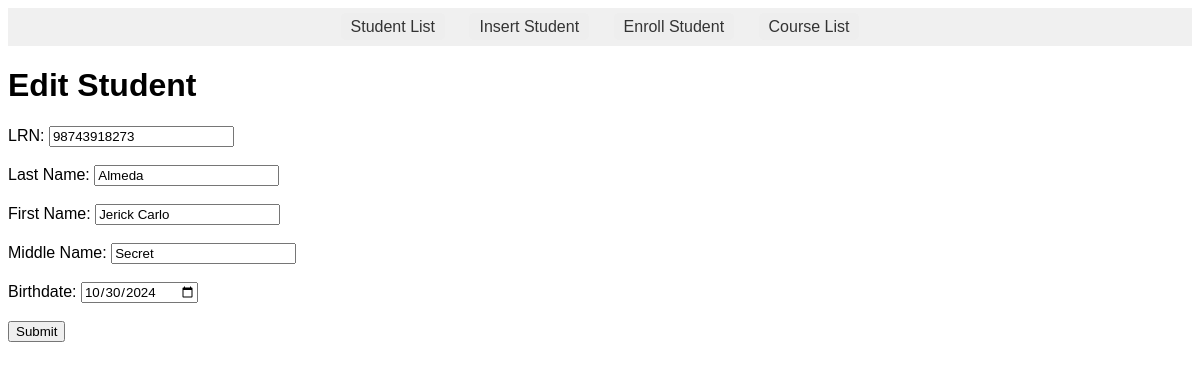
Screenshot of /htdocs/project_IT1/update_student.php?action=edit&lrn=98743918273 with the database file from the repository.
### tables this page shows
CREATE TABLE `students` (
  `lrn` bigint(20) NOT NULL,
  `lastname` varchar(40) NOT NULL,
  `firstname` varchar(100) NOT NULL,
  `middlename` varchar(100) DEFAULT NULL,
  `extension_name` varchar(100) DEFAULT NULL,
  `birthdate` date NOT NULL,
  `filepath` varchar(255) DEFAULT NULL,
  `uploaded_on` timestamp NOT NULL DEFAULT CURRENT_TIMESTAMP
);

### htdocs/project_IT1/update_student.php (the view, shortened to what this page needs)
<?php
  include("header.php");
?>
<body>
<?php
  include("menu.php");
  if (isset($_GET['action']) && isset($_GET['lrn'])) {
    $action = trim($_GET['action']);
    $lrn = trim($_GET['lrn']);
    if($action == 'edit') {
      $sql = mysqli_query($conn,"SELECT * FROM students WHERE lrn = $lrn");
      $student = mysqli_fetch_assoc($sql);
    }
  }
?>
  <h1>Edit Student</h1>
  <form action="update_student.php" method="post">
    <label for="lrn">LRN:</label>
    <input type="text" id="lrn" name="lrn" value="<?php echo $student['lrn']; ?>" required><br><br>
    <label for="lastname">Last Name:</label>
    <input type="text" id="lastname" name="lastname"  value="<?php echo $student['lastname']; ?>" required><br><br>
    <label for="firstname">First Name:</label>
    <input type="text" id="firstname" name="firstname"  value="<?php echo $student['firstname']; ?>" required><br><br>
    <label for="middlename">Middle Name:</label>
    <input type="text" id="middlename" name="middlename"  value="<?php echo $student['middlename']; ?>"><br><br>
    <label for="birthdate">Birthdate:</label>
    <input type="date" id="birthdate" name="birthdate" value="<?php echo $student['birthdate']; ?>" required><br><br>
    <input type="submit" name="submit" value="Submit">
  </form>
</body>
</html>

### htdocs/project_IT1/header.php (style rules this page uses)
* { font-family: Arial, sans-serif; }

### rows the page displays
students: lrn "98743918273", lastname "Almeda", firstname "Jerick Carlo", middlename "Secret", birthdate "10/30/2024"
